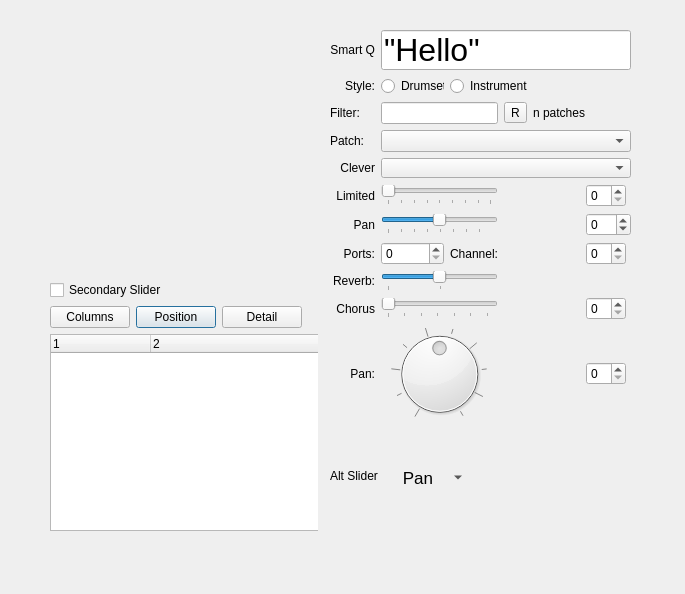
<?xml version="1.0" encoding="UTF-8"?>
<ui version="4.0">
 <class>MixerTest</class>
 <widget class="QDialog" name="MixerTest">
  <property name="geometry">
   <rect>
    <x>0</x>
    <y>0</y>
    <width>685</width>
    <height>594</height>
   </rect>
  </property>
  <property name="sizePolicy">
   <sizepolicy hsizetype="Minimum" vsizetype="Minimum">
    <horstretch>0</horstretch>
    <verstretch>0</verstretch>
   </sizepolicy>
  </property>
  <property name="minimumSize">
   <size>
    <width>289</width>
    <height>301</height>
   </size>
  </property>
  <property name="windowTitle">
   <string>Mixer Test</string>
  </property>
  <widget class="QWidget" name="secondaryWidget" native="true">
   <property name="geometry">
    <rect>
     <x>330</x>
     <y>30</y>
     <width>301</width>
     <height>461</height>
    </rect>
   </property>
   <property name="sizePolicy">
    <sizepolicy hsizetype="Preferred" vsizetype="Minimum">
     <horstretch>0</horstretch>
     <verstretch>0</verstretch>
    </sizepolicy>
   </property>
   <property name="minimumSize">
    <size>
     <width>270</width>
     <height>261</height>
    </size>
   </property>
   <property name="maximumSize">
    <size>
     <width>350</width>
     <height>16777215</height>
    </size>
   </property>
   <property name="focusPolicy">
    <enum>Qt::TabFocus</enum>
   </property>
   <property name="whatsThis">
    <string>Mixer Details</string>
   </property>
   <property name="accessibleName">
    <string>Mixer Tea Details</string>
   </property>
   <layout class="QGridLayout" name="gridLayout_3">
    <item row="4" column="0">
     <widget class="QLabel" name="label_13">
      <property name="text">
       <string>Patch:</string>
      </property>
     </widget>
    </item>
    <item row="7" column="1" colspan="2">
     <widget class="MixerSlider" name="panSlider">
      <property name="minimum">
       <number>-63</number>
      </property>
      <property name="maximum">
       <number>63</number>
      </property>
      <property name="pageStep">
       <number>16</number>
      </property>
      <property name="orientation">
       <enum>Qt::Horizontal</enum>
      </property>
      <property name="tickPosition">
       <enum>QSlider::TicksBelow</enum>
      </property>
      <property name="tickInterval">
       <number>16</number>
      </property>
     </widget>
    </item>
    <item row="11" column="1" colspan="2">
     <widget class="QDial" name="dial">
      <property name="minimumSize">
       <size>
        <width>0</width>
        <height>30</height>
       </size>
      </property>
      <property name="minimum">
       <number>-63</number>
      </property>
      <property name="maximum">
       <number>63</number>
      </property>
      <property name="notchTarget">
       <double>15.000000000000000</double>
      </property>
      <property name="notchesVisible">
       <bool>true</bool>
      </property>
     </widget>
    </item>
    <item row="14" column="1">
     <spacer name="verticalSpacer">
      <property name="orientation">
       <enum>Qt::Vertical</enum>
      </property>
      <property name="sizeHint" stdset="0">
       <size>
        <width>20</width>
        <height>40</height>
       </size>
      </property>
     </spacer>
    </item>
    <item row="8" column="2">
     <widget class="QLabel" name="label_2">
      <property name="sizePolicy">
       <sizepolicy hsizetype="Minimum" vsizetype="Preferred">
        <horstretch>0</horstretch>
        <verstretch>0</verstretch>
       </sizepolicy>
      </property>
      <property name="text">
       <string>Channel:</string>
      </property>
      <property name="alignment">
       <set>Qt::AlignRight|Qt::AlignTrailing|Qt::AlignVCenter</set>
      </property>
     </widget>
    </item>
    <item row="2" column="4" colspan="3">
     <widget class="QLabel" name="patchCount">
      <property name="text">
       <string>n patches</string>
      </property>
     </widget>
    </item>
    <item row="8" column="1">
     <widget class="QSpinBox" name="spinBox">
      <property name="minimumSize">
       <size>
        <width>0</width>
        <height>20</height>
       </size>
      </property>
     </widget>
    </item>
    <item row="6" column="0">
     <widget class="QLabel" name="label_11">
      <property name="text">
       <string>Limited</string>
      </property>
      <property name="alignment">
       <set>Qt::AlignRight|Qt::AlignTrailing|Qt::AlignVCenter</set>
      </property>
     </widget>
    </item>
    <item row="0" column="0">
     <widget class="QLabel" name="label_8">
      <property name="text">
       <string>Smart Q</string>
      </property>
      <property name="alignment">
       <set>Qt::AlignRight|Qt::AlignTrailing|Qt::AlignVCenter</set>
      </property>
     </widget>
    </item>
    <item row="8" column="0">
     <widget class="QLabel" name="label">
      <property name="sizePolicy">
       <sizepolicy hsizetype="Minimum" vsizetype="Preferred">
        <horstretch>0</horstretch>
        <verstretch>0</verstretch>
       </sizepolicy>
      </property>
      <property name="text">
       <string>Ports:</string>
      </property>
      <property name="alignment">
       <set>Qt::AlignRight|Qt::AlignTrailing|Qt::AlignVCenter</set>
      </property>
     </widget>
    </item>
    <item row="16" column="0" colspan="7">
     <layout class="QFormLayout" name="formLayout">
      <item row="0" column="0">
       <widget class="QLabel" name="label_9">
        <property name="text">
         <string>Alt Slider</string>
        </property>
       </widget>
      </item>
      <item row="0" column="1">
       <widget class="MixerOptionsButton" name="toolButton">
        <property name="minimumSize">
         <size>
          <width>80</width>
          <height>0</height>
         </size>
        </property>
        <property name="font">
         <font>
          <pointsize>13</pointsize>
          <weight>50</weight>
          <bold>false</bold>
         </font>
        </property>
        <property name="text">
         <string>Pan</string>
        </property>
        <property name="popupMode">
         <enum>QToolButton::MenuButtonPopup</enum>
        </property>
        <property name="toolButtonStyle">
         <enum>Qt::ToolButtonTextOnly</enum>
        </property>
        <property name="autoRaise">
         <bool>true</bool>
        </property>
       </widget>
      </item>
     </layout>
    </item>
    <item row="9" column="1" colspan="2">
     <widget class="QSlider" name="horizontalSlider">
      <property name="minimumSize">
       <size>
        <width>0</width>
        <height>20</height>
       </size>
      </property>
      <property name="minimum">
       <number>-63</number>
      </property>
      <property name="maximum">
       <number>63</number>
      </property>
      <property name="orientation">
       <enum>Qt::Horizontal</enum>
      </property>
      <property name="tickPosition">
       <enum>QSlider::TicksBelow</enum>
      </property>
      <property name="tickInterval">
       <number>64</number>
      </property>
     </widget>
    </item>
    <item row="2" column="1" colspan="2">
     <widget class="QLineEdit" name="filterBox"/>
    </item>
    <item row="10" column="0">
     <widget class="QLabel" name="label_4">
      <property name="text">
       <string>Chorus</string>
      </property>
      <property name="alignment">
       <set>Qt::AlignRight|Qt::AlignTrailing|Qt::AlignVCenter</set>
      </property>
     </widget>
    </item>
    <item row="5" column="1" colspan="6">
     <widget class="PatchComboBox" name="patchCombo">
      <property name="minimumSize">
       <size>
        <width>0</width>
        <height>20</height>
       </size>
      </property>
     </widget>
    </item>
    <item row="10" column="1" colspan="2">
     <widget class="QSlider" name="horizontalSlider_2">
      <property name="minimumSize">
       <size>
        <width>0</width>
        <height>20</height>
       </size>
      </property>
      <property name="orientation">
       <enum>Qt::Horizontal</enum>
      </property>
      <property name="tickPosition">
       <enum>QSlider::TicksBelow</enum>
      </property>
      <property name="tickInterval">
       <number>16</number>
      </property>
     </widget>
    </item>
    <item row="6" column="6">
     <widget class="QSpinBox" name="spinBox_6">
      <property name="minimumSize">
       <size>
        <width>40</width>
        <height>0</height>
       </size>
      </property>
      <property name="maximumSize">
       <size>
        <width>40</width>
        <height>16777215</height>
       </size>
      </property>
     </widget>
    </item>
    <item row="7" column="0">
     <widget class="QLabel" name="label_7">
      <property name="text">
       <string>Pan</string>
      </property>
      <property name="alignment">
       <set>Qt::AlignRight|Qt::AlignTrailing|Qt::AlignVCenter</set>
      </property>
     </widget>
    </item>
    <item row="6" column="1" colspan="2">
     <widget class="MixerSlider" name="limitedSlider">
      <property name="maximum">
       <number>127</number>
      </property>
      <property name="pageStep">
       <number>16</number>
      </property>
      <property name="orientation">
       <enum>Qt::Horizontal</enum>
      </property>
      <property name="tickPosition">
       <enum>QSlider::TicksBelow</enum>
      </property>
      <property name="tickInterval">
       <number>16</number>
      </property>
     </widget>
    </item>
    <item row="1" column="2" colspan="5">
     <widget class="QRadioButton" name="radioButton_2">
      <property name="sizePolicy">
       <sizepolicy hsizetype="Fixed" vsizetype="Fixed">
        <horstretch>0</horstretch>
        <verstretch>0</verstretch>
       </sizepolicy>
      </property>
      <property name="minimumSize">
       <size>
        <width>80</width>
        <height>20</height>
       </size>
      </property>
      <property name="text">
       <string>Instrument</string>
      </property>
     </widget>
    </item>
    <item row="10" column="6">
     <widget class="QSpinBox" name="spinBox_4">
      <property name="minimumSize">
       <size>
        <width>40</width>
        <height>0</height>
       </size>
      </property>
      <property name="maximumSize">
       <size>
        <width>40</width>
        <height>16777215</height>
       </size>
      </property>
     </widget>
    </item>
    <item row="8" column="6">
     <widget class="QSpinBox" name="spinBox_5">
      <property name="minimumSize">
       <size>
        <width>40</width>
        <height>0</height>
       </size>
      </property>
      <property name="maximumSize">
       <size>
        <width>40</width>
        <height>16777215</height>
       </size>
      </property>
     </widget>
    </item>
    <item row="11" column="0">
     <widget class="QLabel" name="label_10">
      <property name="text">
       <string>Pan:</string>
      </property>
      <property name="alignment">
       <set>Qt::AlignRight|Qt::AlignTrailing|Qt::AlignVCenter</set>
      </property>
     </widget>
    </item>
    <item row="7" column="6">
     <widget class="QSpinBox" name="limitSpinBox">
      <property name="minimum">
       <number>-63</number>
      </property>
      <property name="maximum">
       <number>63</number>
      </property>
     </widget>
    </item>
    <item row="2" column="0">
     <widget class="QLabel" name="label_12">
      <property name="text">
       <string>Filter:</string>
      </property>
     </widget>
    </item>
    <item row="0" column="1" colspan="6">
     <widget class="QLineEdit" name="smartQ">
      <property name="minimumSize">
       <size>
        <width>0</width>
        <height>36</height>
       </size>
      </property>
      <property name="font">
       <font>
        <pointsize>24</pointsize>
       </font>
      </property>
      <property name="text">
       <string>&quot;Hello&quot; </string>
      </property>
     </widget>
    </item>
    <item row="9" column="0">
     <widget class="QLabel" name="label_3">
      <property name="text">
       <string>Reverb:</string>
      </property>
      <property name="alignment">
       <set>Qt::AlignRight|Qt::AlignTrailing|Qt::AlignVCenter</set>
      </property>
     </widget>
    </item>
    <item row="1" column="0">
     <widget class="QLabel" name="label_6">
      <property name="text">
       <string>Style:</string>
      </property>
      <property name="alignment">
       <set>Qt::AlignRight|Qt::AlignTrailing|Qt::AlignVCenter</set>
      </property>
     </widget>
    </item>
    <item row="5" column="0">
     <widget class="QLabel" name="label_5">
      <property name="text">
       <string>Clever</string>
      </property>
      <property name="alignment">
       <set>Qt::AlignRight|Qt::AlignTrailing|Qt::AlignVCenter</set>
      </property>
     </widget>
    </item>
    <item row="11" column="6">
     <widget class="QSpinBox" name="spinBox_2">
      <property name="minimumSize">
       <size>
        <width>40</width>
        <height>0</height>
       </size>
      </property>
      <property name="maximumSize">
       <size>
        <width>40</width>
        <height>16777215</height>
       </size>
      </property>
     </widget>
    </item>
    <item row="4" column="1" colspan="6">
     <widget class="QComboBox" name="standardPatchCombo"/>
    </item>
    <item row="1" column="1">
     <layout class="QHBoxLayout" name="horizontalLayout_4" stretch="0">
      <property name="sizeConstraint">
       <enum>QLayout::SetDefaultConstraint</enum>
      </property>
      <item>
       <widget class="QRadioButton" name="radioButton_3">
        <property name="sizePolicy">
         <sizepolicy hsizetype="Fixed" vsizetype="Fixed">
          <horstretch>0</horstretch>
          <verstretch>0</verstretch>
         </sizepolicy>
        </property>
        <property name="minimumSize">
         <size>
          <width>60</width>
          <height>20</height>
         </size>
        </property>
        <property name="text">
         <string>Drumset</string>
        </property>
       </widget>
      </item>
     </layout>
    </item>
    <item row="2" column="3">
     <widget class="QToolButton" name="clearFilter">
      <property name="text">
       <string>R</string>
      </property>
      <property name="icon">
       <iconset resource="simpletreemodel.qrc">
        <normaloff>:/default.txt</normaloff>:/default.txt</iconset>
      </property>
      <property name="toolButtonStyle">
       <enum>Qt::ToolButtonTextOnly</enum>
      </property>
     </widget>
    </item>
   </layout>
  </widget>
  <widget class="QWidget" name="mainWidget" native="true">
   <property name="geometry">
    <rect>
     <x>50</x>
     <y>280</y>
     <width>268</width>
     <height>251</height>
    </rect>
   </property>
   <property name="minimumSize">
    <size>
     <width>268</width>
     <height>235</height>
    </size>
   </property>
   <property name="whatsThis">
    <string>Mixer Tree</string>
   </property>
   <property name="accessibleName">
    <string>Mixer Tea Tree</string>
   </property>
   <layout class="QGridLayout" name="gridLayout_2">
    <item row="2" column="0">
     <widget class="MixerTreeWidget" name="mixerTreeWidget">
      <property name="minimumSize">
       <size>
        <width>300</width>
        <height>0</height>
       </size>
      </property>
      <property name="maximumSize">
       <size>
        <width>16777215</width>
        <height>16777215</height>
       </size>
      </property>
      <property name="focusPolicy">
       <enum>Qt::StrongFocus</enum>
      </property>
      <property name="tabKeyNavigation">
       <bool>true</bool>
      </property>
      <property name="selectionBehavior">
       <enum>QAbstractItemView::SelectItems</enum>
      </property>
      <property name="allColumnsShowFocus">
       <bool>false</bool>
      </property>
      <property name="columnCount">
       <number>2</number>
      </property>
      <column>
       <property name="text">
        <string notr="true">1</string>
       </property>
      </column>
      <column>
       <property name="text">
        <string notr="true">2</string>
       </property>
      </column>
     </widget>
    </item>
    <item row="1" column="0">
     <layout class="QGridLayout" name="gridLayout">
      <item row="0" column="1">
       <widget class="QPushButton" name="verticalButton">
        <property name="text">
         <string>Position</string>
        </property>
        <property name="checkable">
         <bool>true</bool>
        </property>
       </widget>
      </item>
      <item row="0" column="2">
       <widget class="QPushButton" name="showDetailsButton">
        <property name="text">
         <string>Detail</string>
        </property>
        <property name="checkable">
         <bool>true</bool>
        </property>
        <property name="checked">
         <bool>false</bool>
        </property>
       </widget>
      </item>
      <item row="0" column="3">
       <spacer name="horizontalSpacer">
        <property name="orientation">
         <enum>Qt::Horizontal</enum>
        </property>
        <property name="sizeHint" stdset="0">
         <size>
          <width>40</width>
          <height>20</height>
         </size>
        </property>
       </spacer>
      </item>
      <item row="0" column="0">
       <widget class="QPushButton" name="columnToggle">
        <property name="text">
         <string>Columns</string>
        </property>
        <property name="checkable">
         <bool>true</bool>
        </property>
       </widget>
      </item>
     </layout>
    </item>
    <item row="0" column="0">
     <widget class="QCheckBox" name="secondaryCheckBox">
      <property name="text">
       <string>Secondary Slider</string>
      </property>
     </widget>
    </item>
   </layout>
  </widget>
 </widget>
 <customwidgets>
  <customwidget>
   <class>MixerOptionsButton</class>
   <extends>QToolButton</extends>
   <header>mixeroptionsbutton.h</header>
  </customwidget>
  <customwidget>
   <class>MixerSlider</class>
   <extends>QSlider</extends>
   <header>mixerslider.h</header>
  </customwidget>
  <customwidget>
   <class>PatchComboBox</class>
   <extends>QComboBox</extends>
   <header>patchcombobox.h</header>
  </customwidget>
  <customwidget>
   <class>MixerTreeWidget</class>
   <extends>QTreeWidget</extends>
   <header>mixertreewidget.h</header>
  </customwidget>
 </customwidgets>
 <tabstops>
  <tabstop>secondaryCheckBox</tabstop>
  <tabstop>columnToggle</tabstop>
  <tabstop>verticalButton</tabstop>
  <tabstop>showDetailsButton</tabstop>
  <tabstop>mixerTreeWidget</tabstop>
  <tabstop>secondaryWidget</tabstop>
  <tabstop>smartQ</tabstop>
  <tabstop>panSlider</tabstop>
  <tabstop>horizontalSlider</tabstop>
  <tabstop>horizontalSlider_2</tabstop>
  <tabstop>dial</tabstop>
  <tabstop>spinBox_5</tabstop>
  <tabstop>limitSpinBox</tabstop>
  <tabstop>patchCombo</tabstop>
  <tabstop>spinBox_4</tabstop>
  <tabstop>radioButton_2</tabstop>
  <tabstop>spinBox</tabstop>
  <tabstop>filterBox</tabstop>
  <tabstop>spinBox_6</tabstop>
  <tabstop>limitedSlider</tabstop>
  <tabstop>spinBox_2</tabstop>
  <tabstop>standardPatchCombo</tabstop>
  <tabstop>clearFilter</tabstop>
  <tabstop>radioButton_3</tabstop>
  <tabstop>toolButton</tabstop>
 </tabstops>
 <resources>
  <include location="simpletreemodel.qrc"/>
 </resources>
 <connections/>
</ui>
